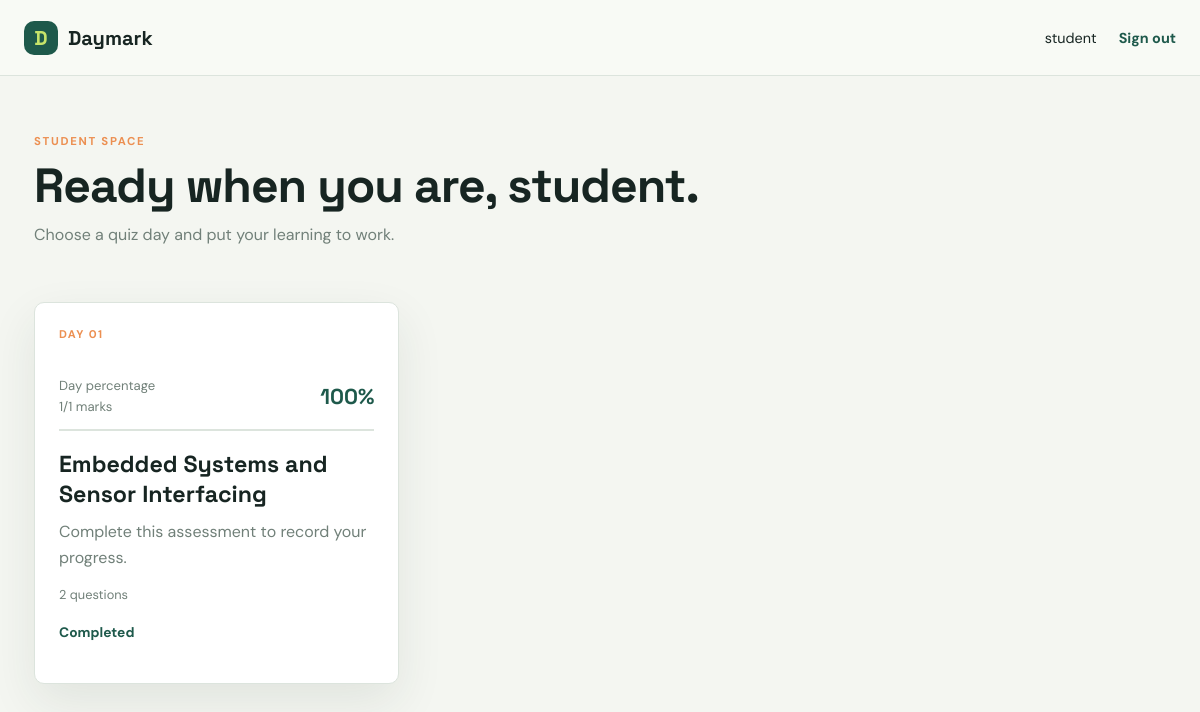
Screenshot of / (signed in) with the database file from the repository.
### quiz/models.py (models this page shows, shortened)
class QuizCategory(models.Model):
	name = models.CharField(max_length=120)
	day = models.PositiveIntegerField(help_text='Day number, for example 1 or 2.')
	description = models.TextField(blank=True)
	is_active = models.BooleanField(default=True)
	created_at = models.DateTimeField(auto_now_add=True)
	class Meta:
		ordering = ['day', 'name']
		verbose_name_plural = 'Quiz categories'

### quiz/views.py (the view)
# urls.py: path('', views.dashboard, name='dashboard'),
@login_required
def dashboard(request):
	if request.user.is_staff:
		students = User.objects.filter(is_staff=False).order_by('username')
		categories = QuizCategory.objects.all()
		return render(request, 'quiz/admin_dashboard.html', {'students': students, 'categories': categories})
	categories = QuizCategory.objects.filter(is_active=True).prefetch_related('questions')
	student_attempts = list(Attempt.objects.filter(student=request.user).select_related('category'))
	attempts = {attempt.category_id: attempt for attempt in student_attempts}
	return render(request, 'quiz/student_dashboard.html', {'categories': categories, 'attempts': attempts, 'day_results': build_day_result(student_attempts)})

### quiz/templatetags/quiz_tags.py (called while the page is built)
@register.filter
def get_item(mapping, key):
    return mapping.get(key)

### quiz/views.py (called while the page is built)
def build_day_result(attempts):
	result = defaultdict(lambda: {'score': 0, 'total_questions': 0})
	for attempt in attempts:
		day_result = result[attempt.category.day]
		day_result['score'] += attempt.score
		day_result['total_questions'] += attempt.total_questions
	for day_result in result.values():
		total_questions = day_result['total_questions']
		day_result['percentage'] = round(day_result['score'] / total_questions * 100) if total_questions else 0
	return dict(result)

### templates/quiz/student_dashboard.html (shortened to what this page needs)
{% extends 'quiz/base.html' %}
{% load quiz_tags %}
{% block content %}
<div class="page-heading"><div><p class="eyebrow">STUDENT SPACE</p><h1>Ready when you are, {{ user.username }}.</h1><p class="muted">Choose a quiz day and put your learning to work.</p></div></div>
<div class="quiz-grid">{% regroup categories by day as day_groups %}{% for day_group in day_groups %}<article class="quiz-card"><div class="day-badge">DAY {{ day_group.grouper|stringformat:'02d' }}</div>{% with day_result=day_results|get_item:day_group.grouper %}{% if day_result %}<div class="day-result"><span>Day percentage</span><strong>{{ day_result.percentage }}%</strong><small>{{ day_result.score }}/{{ day_result.total_questions }} marks</small></div>{% endif %}{% endwith %}{% for category in day_group.list %}<div class="student-category"><h2>{{ category.name }}</h2><p class="muted">{{ category.description|default:'Complete this assessment to record your progress.' }}</p><div class="quiz-meta"><span>{{ category.questions.count }} question{{ category.questions.count|pluralize }}</span></div>{% with attempt=attempts|get_item:category.id %}{% if attempt %}<div class="completed">Completed</div>{% else %}<a class="button primary full" href="{% url 'take_quiz' category.id %}">Start {{ category.name }} <span>→</span></a>{% endif %}{% endwith %}</div>{% endfor %}</article>{% empty %}<div class="empty panel">No quizzes are available yet. Check back soon.</div>{% endfor %}</div>
{% endblock %}

### templates/quiz/base.html (shortened to what this page needs)
{% load static %}
<!doctype html>
<html lang="en">
<head>
  <link rel="stylesheet" href="{% static 'quiz/app.css' %}">
</head>
<body>
  <nav class="topbar">
    <a class="brand" href="{% url 'dashboard' %}"><span class="brand-mark">D</span> Daymark</a>
    {% if user.is_authenticated %}
    <div class="nav-user"><span>{{ user.username }}</span><form method="post" action="{% url 'logout' %}">{% csrf_token %}<button class="text-link nav-logout" type="submit">Sign out</button></form></div>
    {% endif %}
  </nav>
  <main class="page-shell">
    {% block content %}{% endblock %}
  </main>
</body>
</html>

### static/quiz/app.css (style rules this page uses)
.nav-logout { background:none;border:0;padding:0;font:inherit;cursor:pointer }
.student-category { padding:18px 0;border-top:1px solid var(--line) }
.student-category h2 { margin-bottom:8px }
.day-result { display:grid;grid-template-columns:1fr auto;gap:4px 12px;align-items:center;padding:14px 0;border-bottom:1px solid var(--line) }
.day-result span,.day-result small { color:var(--muted);font-size:.82rem }
.day-result strong { font-family:'Space Grotesk',sans-serif;font-size:1.35rem;color:var(--green);grid-row:span 2 }
.day-result small { grid-column:1 }
:root { --ink:#172522;--muted:#718079;--paper:#f4f6f1;--card:#fff;--line:#dce4dd;--green:#1e594b;--lime:#c6e36a;--orange:#ec8f51;--shadow:0 18px 48px rgba(28,55,43,.09) }
* { box-sizing:border-box }
body { margin:0;background:var(--paper);color:var(--ink);font-family:'DM Sans',sans-serif }
h1,h2,p { margin-top:0 }
h1,h2,.brand { font-family:'Space Grotesk',sans-serif }
h1 { font-size:clamp(2rem,4vw,3.5rem);line-height:1.03;letter-spacing:-1px;margin-bottom:12px }
h2 { font-size:1.16rem }
.topbar { height:76px;display:flex;align-items:center;justify-content:space-between;padding:0 max(24px,calc((100vw - 1180px)/2));border-bottom:1px solid var(--line);background:#f8faf5 }
.brand { font-weight:700;font-size:1.25rem;color:var(--ink);text-decoration:none;display:flex;gap:10px;align-items:center }
.brand-mark { display:grid;place-items:center;background:var(--green);color:var(--lime);width:34px;height:34px;border-radius:10px }
.nav-user { display:flex;gap:22px;align-items:center;font-size:.9rem }
.page-shell { max-width:1180px;margin:0 auto;padding:58px 24px 90px }
.eyebrow { font-size:.71rem;letter-spacing:1.7px;font-weight:700;color:var(--orange);margin-bottom:12px }
.muted { color:var(--muted);line-height:1.6 }
.page-heading { display:flex;justify-content:space-between;gap:30px;align-items:end;margin-bottom:38px }
.text-link,.back-link { color:var(--green);font-weight:700;text-decoration:none }
.panel,.form-card,.quiz-card,.question { background:var(--card);border:1px solid var(--line);box-shadow:var(--shadow);border-radius:10px }
.quiz-grid { display:grid;grid-template-columns:repeat(3,1fr);gap:18px }
.quiz-card { padding:24px;display:flex;flex-direction:column;min-height:280px }
.day-badge { font-size:.7rem;letter-spacing:1.4px;font-weight:700;color:var(--orange);margin-bottom:22px }
.quiz-card h2 { font-size:1.45rem;margin-bottom:10px }
.quiz-card .muted { flex:1 }
.quiz-meta { display:flex;justify-content:space-between;color:var(--muted);font-size:.8rem }
.completed { margin-top:20px;color:var(--green);font-size:.86rem;font-weight:700 }

### rows the page displays
QuizCategory: name "Embedded Systems and Sensor Interfacing", description "Complete this assessment to record your progress.", questions.count "2"

### other values shown
{{ user.username }} "student"
{{ day_group.grouper|stringformat:'02d' }} "01"
{{ day_result.percentage }} "100"
{{ day_result.score }} "1"
{{ day_result.total_questions }} "1"
